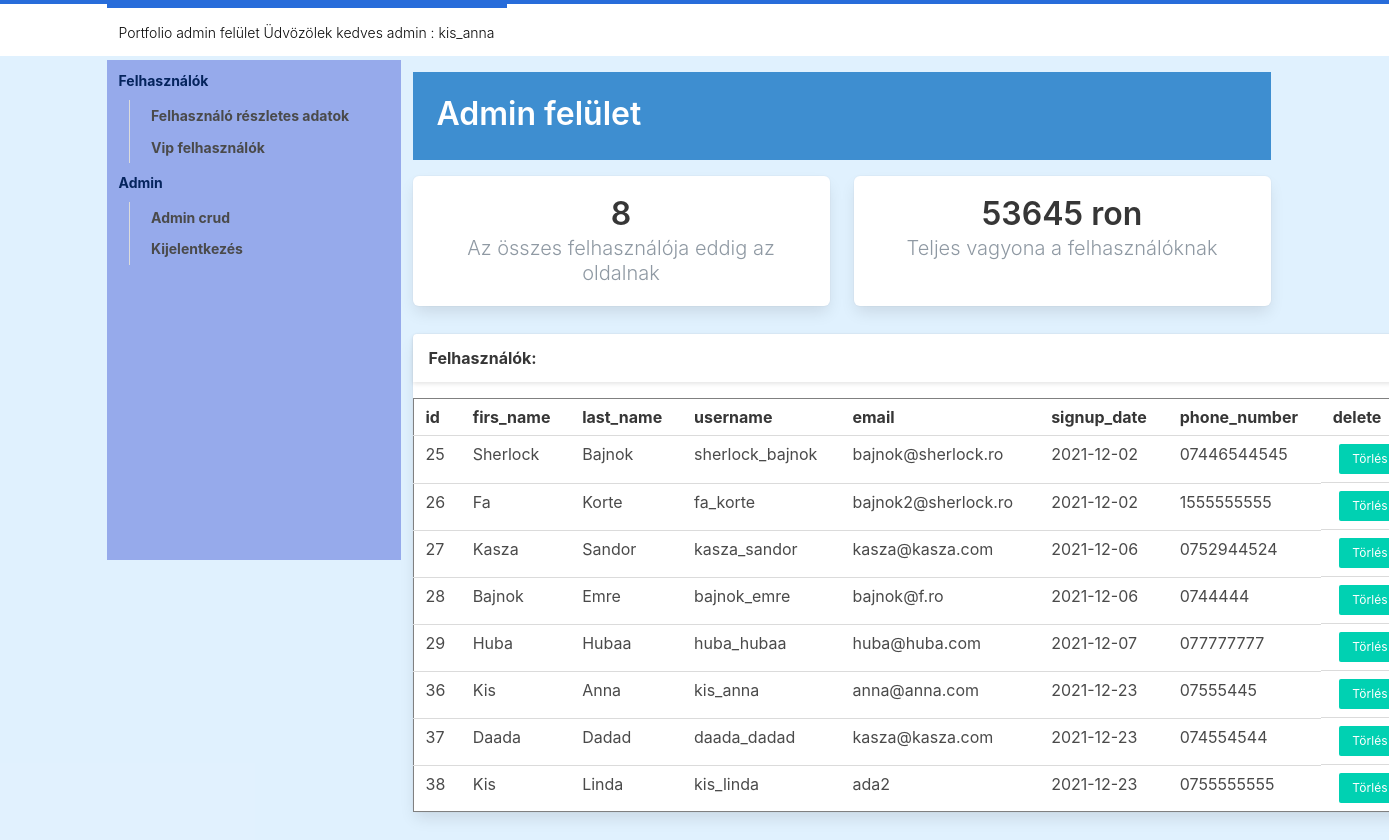
The page /b_admin/adminfoldal/admin.php (signed in) on the database its author committed.
### tables this page shows
CREATE TABLE `users`
(
    `id`           int(11) NOT NULL,
    `firs_name`    varchar(25)  NOT NULL,
    `last_name`    varchar(25)  NOT NULL,
    `username`     varchar(50)  NOT NULL,
    `email`        varchar(100) NOT NULL,
    `password`     varchar(255) NOT NULL,
    `signup_date`  date         NOT NULL,
    `profile_pic`  varchar(255) NOT NULL,
    `phone_number` varchar(15)  NOT NULL
);

### b_admin/adminfoldal/admin.php (the view, shortened to what this page needs)
<?php
require_once "../connect.php";
?>
<html>
<head>
    <link rel="stylesheet" type="text/css" href="admin.css">
    <link rel="stylesheet" href="/css/bulma.min.css">
</head>
<body>
<nav class="navbar is-white">
    <div class="container">
        <div class="navbar-brand">
            <a class="navbar-item brand-text">
                Portfolio admin felület <?php
                if ($_SESSION['username'] == 'ksandor') {
                    echo "<div style='color: #FF416C'>";
                    echo "   Az egyetlen superadmin " . $_SESSION['username'];
                    echo "</div>";
                } else {
                    echo "   Üdvözölek kedves admin :  " . $_SESSION['username'];
                }
                ?>
            </a>
        </div>
    </div>
</nav>
<div class="container">
    <div class="columns">
        <div class="column is-3 " id="cl3">
            <aside class="menu is-hidden-mobile">
                <ul class="menu-list">
                    <li>
                        <p>Felhasználók</p>
                        <ul>
                            <li><a href="admin.php">Felhasználó részletes adatok</a></li>
                            <li><a>Vip felhasználók</a></li>
                        </ul>
                    </li>
                    <li>
                        <p>Admin</p>
                        <ul>
                            <li><a href="crudadmin/beszurasadmin.php">Admin crud</a></li>
                            <li><a href="../adminfoldal/destroyadmin.php">Kijelentkezés</a></li>
                        </ul>
                    </li>
                </ul>
            </aside>
        </div>
        <div class="column is-9" id="9clc">
            <section class="hero is-info welcome is-small">
                <div class="hero-body">
                    <div class="container">
                        <h1 class="title">
                            Admin felület
                        </h1>
                    </div>
                </div>
            </section>
            <section class="info-tiles">
                <div class="tile is-ancestor has-text-centered">
                    <div class="tile is-parent">
                        <article class="tile is-child box">
                            <p class="title">
                                <?php
                                $sql = "SELECT count(username) as total from users";
                                $result = mysqli_query($con, $sql);
                                $data = mysqli_fetch_assoc($result);
                                echo $data['total'];
                                ?>
                            </p>
                            <p class="subtitle">Az összes felhasználója eddig az oldalnak</p>
                        </article>
                    </div>
                    <div class="tile is-parent">
                        <article class="tile is-child box">
                            <p class="title">
                                <?php
                                $sql = "SELECT (SELECT SUM(salary) FROM workplace) + (SELECT SUM(totalhprice) FROM house) -  (SELECT SUM(broker+tax+hrenovation) FROM expense)AS sum;";
                                $result = mysqli_query($con, $sql);
                                $data = mysqli_fetch_assoc($result);
                                echo $data['sum'];
                                ?>
                                ron
                            </p>
                            <p class="subtitle">Teljes vagyona a felhasználóknak</p>
                        </article>
                    </div>
                </div>
            </section>
            <div class="columns">
                <div class="column is-6" id="userlista">
                    <div class="card events-card">
                        <header class="card-header">
                            <p class="card-header-title">
                                Felhasználók:
                            </p>
                            <a href="#" class="card-header-icon" aria-label="more options">
                  <span class="icon">
                  </span>
                            </a>
                        </header>
                        <div class="card-table">
                            <div class="content">
                                <table class="table is-fullwidth is-striped">
                                    <tbody>
                                    <?php
                                    $sql = "SELECT * FROM users";
                                    $result = $con->query($sql);
                                    if ($result->num_rows > 0) {
                                        echo "<table border=1>";
                                        echo "<tr>";
                                        echo "<th> id </th>";
                                        echo "<th> firs_name </th>";
                                        echo "<th> last_name </th>";
                                        echo "<th> username </th>";
                                        echo "<th> email </th>";
                                        echo "<th> signup_date </th>";
                                        echo "<th> phone_number </th>";
                                        echo "<th> delete </th>";
                                        echo "</tr>";
                                        while ($row = $result->fetch_assoc()) {
                                            echo "<tr>";
                                            echo "<td>" . $row["id"] . "</td>";
                                            echo "<td>" . $row["firs_name"] . "</td>";
                                            echo "<td>" . $row["last_name"] . "</td>";
                                            echo "<td>" . $row["username"] . "</td>";
                                            echo "<td>" . $row["email"] . "</td>";
                                            echo "<td>" . $row["signup_date"] . "</td>";
                                            echo "<td>" . $row["phone_number"] . "</td>";
                                            echo "<td class='level-right' ><a class='button is-small is-primary' href=\"admin.php?id=" . $row["id"] . "\">Törlés</a></td>";
                                            echo "</tr>";
                                        }
                                        echo "</table>";
                                    } else {
                                        echo "0 results";
                                    }
                                    ?>
                                    </tbody>
                                </table>
                            </div>
                        </div>
                    </div>
                </div>
            </div>
        </div>
    </div>
</div>
</body>
</html>

### b_admin/adminfoldal/admin.css (style rules this page uses)
html, body { font-family: -apple-system, BlinkMacSystemFont, "Segoe UI", Roboto, Oxygen-Sans, Ubuntu, Cantarell, "Helvetica Neue", sans-serif; font-size: 16px; line-height: 1.5; background: rgba(150, 206, 250, 0.29); }
nav.navbar { border-top: 4px solid #276cda; margin-bottom: 1rem; }
.navbar-item.brand-text { font-weight: 300; border-top: 4px solid #276cda; }
.navbar-item, .navbar-link { font-size: 14px; font-weight: 700; }
#cl3 { background-color: rgba(48, 73, 208, 0.42); height: 500px; }
#userlista { width: 1025px; }
.menu-list { color: #05245d; font-size: 14px; font-weight: 700; }
.menu-list a { color: #0F1D38; font-size: 14px; font-weight: 700; }
.card { box-shadow: 0px 2px 4px rgba(0, 0, 0, 0.18); margin-bottom: 2rem; }
.card-header-title { color: #8F99A3; font-weight: 400; }
.info-tiles { margin: 1rem 0; }
.info-tiles .subtitle { font-weight: 300; color: #8F99A3; }
.hero.welcome .title, .hero.welcome .subtitle { color: hsl(120, 25%, 13%); }

### rows shown on the page
users: id "25", firs_name "Sherlock", last_name "Bajnok", username "sherlock_bajnok", email "bajnok@sherlock.ro", signup_date "2021-12-02", phone_number "07446544545"
users: id "26", firs_name "Fa", last_name "Korte", username "fa_korte", email "bajnok2@sherlock.ro", signup_date "2021-12-02", phone_number "1555555555"
users: id "27", firs_name "Kasza", last_name "Sandor", username "kasza_sandor", email "kasza@kasza.com", signup_date "2021-12-06", phone_number "0752944524"
users: id "28", firs_name "Bajnok", last_name "Emre", username "bajnok_emre", email "bajnok@f.ro", signup_date "2021-12-06", phone_number "0744444"
users: id "29", firs_name "Huba", last_name "Hubaa", username "huba_hubaa", email "huba@huba.com", signup_date "2021-12-07", phone_number "077777777"
users: id "36", firs_name "Kis", last_name "Anna", username "kis_anna", email "anna@anna.com", signup_date "2021-12-23", phone_number "07555445"
users: id "37", firs_name "Daada", last_name "Dadad", username "daada_dadad", email "kasza@kasza.com", signup_date "2021-12-23", phone_number "074554544"
users: id "38", firs_name "Kis", last_name "Linda", username "kis_linda", email "ada2", signup_date "2021-12-23", phone_number "0755555555"

### other values the page prints
$_SESSION['username'] "kis_anna"
$data['total'] "8"
$data['sum'] "53645"
